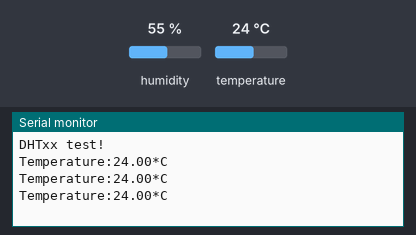
This sketch was run on a simulated Arduino Uno, built with avr-gcc and run on an emulated ATmega328P. On the bench: the last lines printed to the serial monitor. The test bench sets the inputs (shaded band); at power-on: temperature 24 °C, humidity 55 %.

Above: at 2.8 s.
2.9 s: temperature set to 12 °C
At 4.8 s:
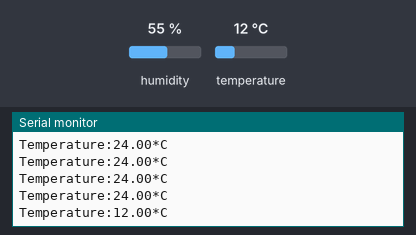
5.6 s: temperature set to 19 °C
At 6.7 s:
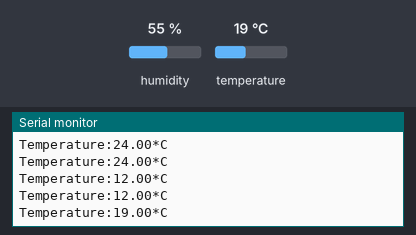
Timing chart, 0 to 8.6 s (numbered marks = the images above; inputs shaded):
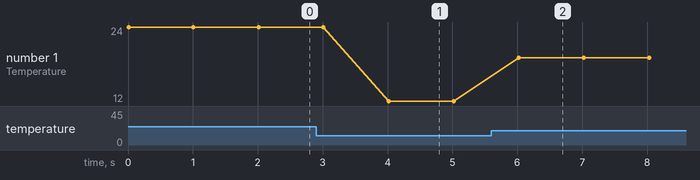

The sketch:

temperature_dht22.ino
```cpp
#include <DHT.h>
#include"DHT.h"
#define DHTPIN A0
#define DHTTYPE DHT22
DHT dht(DHTPIN,DHTTYPE);
void setup (){
  Serial.begin(9600);
  Serial.println("DHTxx test!");
  dht.begin();
}
void loop(){
  float t;
  t=dht.readTemperature();
  Serial.print("Temperature:");
  Serial.print(t);
  Serial.println("*C");
  delay(1000);

}
```

Measured:
- after the input at 2.9 s, the serial monitor: prints a new line after 1.1 s (image 1)
- after the input at 5.6 s, the serial monitor: prints a new line after 0.42 s (image 2)
- plotted number 1: 24 → 12 after the input at 2.9 s, 12 → 19 after the input at 5.6 s
